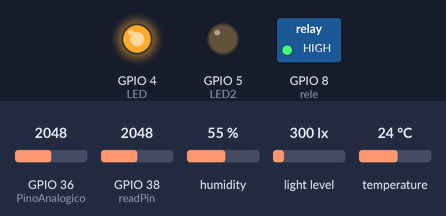
The sketch below on a simulated ESP32. Parts: switched loads named in the sketch (green lamp = pin HIGH), output pins drawn as LEDs (lit = HIGH). The inputs (shaded band) are chosen by the test bench; at power-on: GPIO 36 (PinoAnalogico) = 2048, GPIO 38 (readPin) = 2048, humidity 55 %, light level 300 lx, temperature 24 °C. WiFi joins after 1.5 s; servers stay silent unless stated; the local clock reads 2024-03-15 10:24:30 at power-on unless the sketch sets it; no MQTT or app messages arrive unless stated; what the sketch prints to the serial monitor is not drawn.

Above: at 9.2 s.
9.3 s: GPIO 36 (PinoAnalogico) set to 2851
11.2 s: GPIO 36 (PinoAnalogico) set to 2961
At 13.5 s:
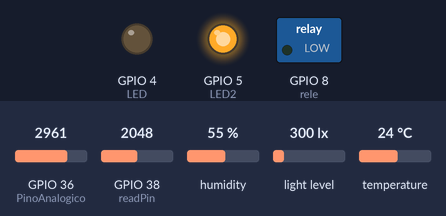
16.5 s: GPIO 36 (PinoAnalogico) set to 2866
At 19.2 s:
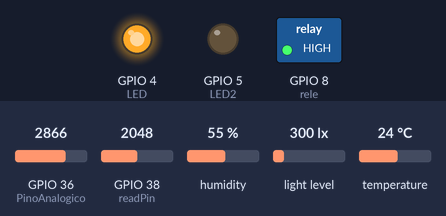
19.5 s: GPIO 36 (PinoAnalogico) set to 3972
At 20.9 s:
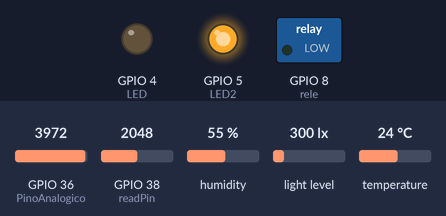
Timing chart, 0 to 22.5 s (numbered marks = the images above; inputs shaded):
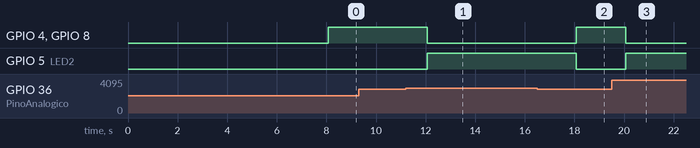

Measured:
- the behaviour switches between 2907 and 2908 on GPIO 36 (PinoAnalogico) (found by bisection; images 0 and 1)
- after the input at 11.2 s, GPIO 4 (LED), GPIO 8 (rele): HIGH → LOW after 0.87 s; GPIO 5 (LED2): LOW → HIGH after 0.87 s
- after the input at 16.5 s, GPIO 4 (LED), GPIO 8 (rele): LOW → HIGH after 1.6 s; GPIO 5 (LED2): HIGH → LOW after 1.6 s
- after the input at 19.5 s, GPIO 4 (LED), GPIO 8 (rele): HIGH → LOW after 0.57 s; GPIO 5 (LED2): LOW → HIGH after 0.57 s

The sketch:

Sensor_config.ino
```cpp
#include <BH1750.h>
#include <Wire.h>
#include <DHT.h>
#include <WiFi.h>
#include <PubSubClient.h>
#include <Time.h>

#define WIFI_NETWORK "MEO-842E70"
#define WIFI_PASSWORD "fd5bbe8803"
#define WIFI_TIMEOUT_MS 20000

#define LED D3
#define LED2 D4
const int PinoAnalogico = A0;
const int PinoDigital = D2;
const int readPin = A2;
const int rele = D9;

const char *mqtt_broker = "192.168.1.74";
const char *mqtt_topic = "emqx/esp32";
const char *mqtt_username = "emqx";
const char *mqtt_password = "public";
const int mqtt_port = 1883;

DHT dht(PinoDigital, DHT22);
BH1750 lightMeter(0x23);

float temp, humidity, lux;
int valorAnalogico;
int moisture;
int value;
int moisture2;

WiFiClient espClient;
PubSubClient mqtt_client(espClient);

unsigned long lastSensorReadTime = 0;
const unsigned long sensorReadInterval = 2000;
volatile bool sendToMQTTFlag = false;
unsigned long lastMQTTSendTime = 0;
const unsigned long mqttSendInterval = 16000;

void ConnectToWifi() {
  Serial.print("Connecting to WiFi");
  WiFi.mode(WIFI_STA);
  WiFi.begin(WIFI_NETWORK, WIFI_PASSWORD);

  unsigned long startAttemptTime = millis();
  while (WiFi.status() != WL_CONNECTED && millis() - startAttemptTime < WIFI_TIMEOUT_MS) {
    Serial.print(".");
    delay(100);
  }

  if (WiFi.status() != WL_CONNECTED) {
    Serial.println(" Failed!");
    delay(5000);
    ESP.restart(); // Reiniciar se a conexão falhar
  } else {
    Serial.print(" Connected: ");
    Serial.println(WiFi.localIP());
  }
}

void connectToMQTT() {
  while (!mqtt_client.connected()) {
    String client_id = "esp32-client-" + String(WiFi.macAddress());
    if (mqtt_client.connect(client_id.c_str(), mqtt_username, mqtt_password)) {
      Serial.println("Connected to MQTT broker");
      mqtt_client.subscribe(mqtt_topic);
    } else {
      Serial.print("MQTT connect failed, rc=");
      Serial.println(mqtt_client.state());
      delay(5000);
    }
  }
}

void setup() {
  Serial.begin(9600);
  Wire.begin();
  ConnectToWifi();
  mqtt_client.setServer(mqtt_broker, mqtt_port);
  mqtt_client.setCallback(mqttCallback);
  connectToMQTT();
  // Inicializar e obter o horário
  configTime(0, 0, "time.google.com");
  delay(1500); // Espera um pouco para obter a hora do servidor NTP
  if (!verifyLocalTime()) {
    Serial.println("Failed to verify local time.");
    delay(2000);
    verifyLocalTime();
    while (true) {} // Fica em um loop infinito se a hora não for verificada
  }
  dht.begin();
  pinMode(PinoAnalogico, INPUT);
  pinMode(LED, OUTPUT);
  pinMode(LED2, OUTPUT);
  pinMode(rele, OUTPUT);
  lightMeter.begin(BH1750::CONTINUOUS_HIGH_RES_MODE);

  // Verifica se os sensores estão ligados
  Serial.println("Checking if sensors are connected...");
  delay(2000);
  if (!dht.readTemperature() || !dht.readHumidity()) {
    Serial.println("DHT sensor not connected!");
  } else {
    Serial.println("DHT sensor connected!");
  }
  delay(2000);
  if (lightMeter.begin(BH1750::CONTINUOUS_HIGH_RES_MODE)) {
    Serial.println(F("BH1750 sensor connected!"));
  } else {
    Serial.println(F("BH1750 sensor not connected!"));
  }
  delay(1000);
  Serial.println();
}

void loop() {
  if (!mqtt_client.connected()) {
    connectToMQTT();
  }
  mqtt_client.loop();

  unsigned long currentMillis = millis();
  if (currentMillis - lastSensorReadTime > sensorReadInterval) {
    readSensorValues();
    printValues(); // Imprime os valores dos sensores e a data/hora
    lastSensorReadTime = currentMillis;
  }

  if (currentMillis - lastMQTTSendTime > mqttSendInterval) {
    sendSensorDataToMQTT("real", "16 s");
    lastMQTTSendTime = currentMillis;
  }
}

void mqttCallback(char* topic, byte* payload, unsigned int length) {
  Serial.print("Message received on topic: ");
  Serial.print(topic);
  Serial.print(". Message: ");
  for (int i = 0; i < length; i++) {
    Serial.print((char)payload[i]);
  }
  Serial.println();
}

void readSensorValues() {
  temp = dht.readTemperature();
  if (isnan(temp)) {
    Serial.println("Failed to read temperature!");
  }

  humidity = dht.readHumidity();
  if (isnan(humidity)) {
    Serial.println("Failed to read humidity!");
  }

  valorAnalogico = analogRead(PinoAnalogico);
  moisture = map(valorAnalogico, 0, 4095, 0, 100); // Map the analog value to a moisture percentage

  value = analogRead(readPin);
  moisture2 = map(value, 0, 4095, 0, 100); // Map the analog value to a moisture percentage

  lux = lightMeter.readLightLevel();
  if (isnan(lux)) {
    Serial.println("Failed to read light level!");
  }

  digitalWrite(LED, LOW);
  digitalWrite(LED2, LOW);
  digitalWrite(rele, LOW);

  if (moisture <= 70) {
    digitalWrite(LED, HIGH);
    digitalWrite(rele, HIGH);
    Serial.println("Moist soil");
  } else {
    digitalWrite(LED2, HIGH);
    digitalWrite(rele, LOW);
    Serial.println("Dry soil");
  }
}

void sendSensorDataToMQTT(String plantaNomeReal, String time) {
  String data = "Temp: " + String(temp) + "C, Hum: " + String(humidity) + "%, Light: " + String(lux) + "lux, Soil: " + String(moisture) + "%, Depth: " + String(moisture2) + "%, Planta: " + plantaNomeReal + ", Time: " + time;
  mqtt_client.publish(mqtt_topic, data.c_str());
}

void printValues() {
  Serial.print("Temperature: ");
  Serial.print(temp);
  Serial.print(" *C, Humidity: ");
  Serial.print(humidity);
  Serial.print("%, Moisture: ");
  Serial.print(moisture);
  Serial.print("%, Light: ");
  Serial.print(lux);
  Serial.print(" lx, Depth: ");
  Serial.print(moisture2);
  Serial.print("%, Time: 16 s, ");
  printLocalTime();
}

void printLocalTime() {
  struct tm timeinfo;
  if (!getLocalTime(&timeinfo)) {
    Serial.println("Failed to obtain time");
    return;
  }
  Serial.print("Current time: ");
  Serial.print(&timeinfo, "%Y-%m-%d %H:%M:%S");
  Serial.println();
}

bool verifyLocalTime() {
  struct tm timeinfo;
  if (!getLocalTime(&timeinfo)) {
    Serial.println("Failed to obtain time");
    return false;
  }
  Serial.println("Date and time verified");
  if (timeinfo.tm_year < (2016 - 1900)) {
    Serial.println("Invalid date! Restarting...");
    ESP.restart();
    return false;
  }
  return true;
}
```
